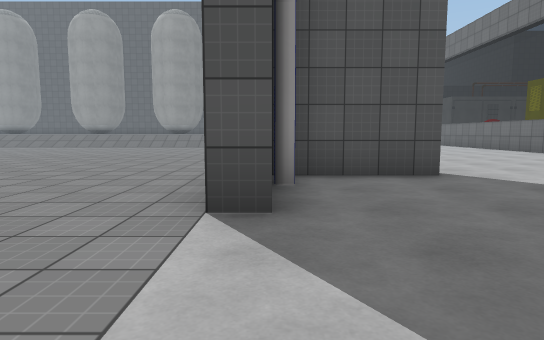
view 1 (above)

24 first-person views from a walk through a 3-D level made in the Unity game engine. The camera is 1.2 m above the floor, tilts 6° down and sees 75° across. The floor is counted in squares, 2 m on a side. Each view is taken from the middle of a square. On the plan, view 1 faces up. The plan holds only what a view shows up to about 10 squares ahead; the rest is blank. The place goes on beyond the plan. Door leaves are left out, so doorways stand open. Some surface patterns are stand-ins.

view 2
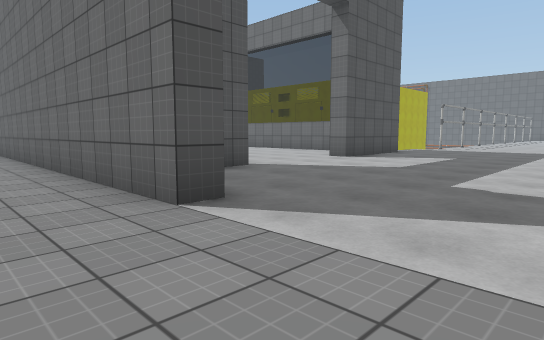

view 3
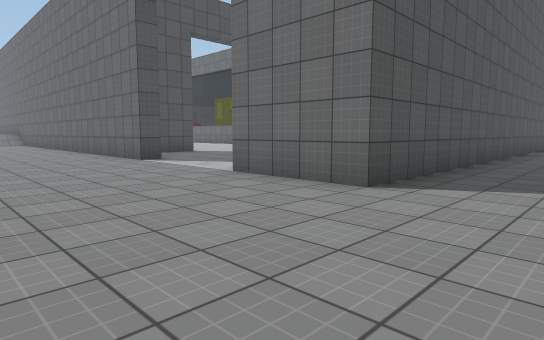

view 4
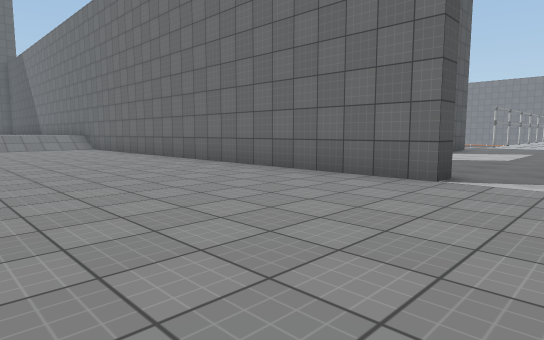

view 5
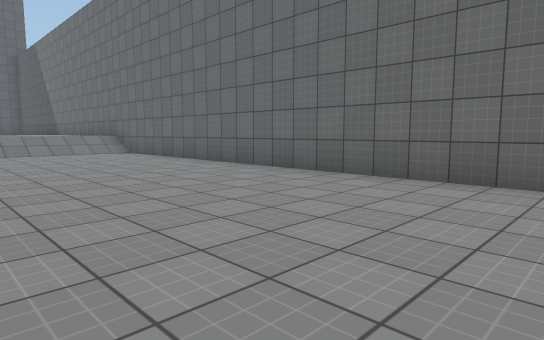

view 6
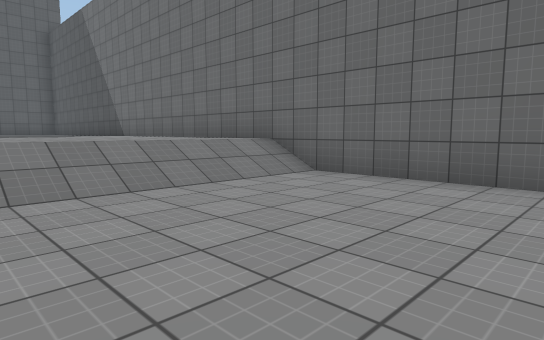

view 7
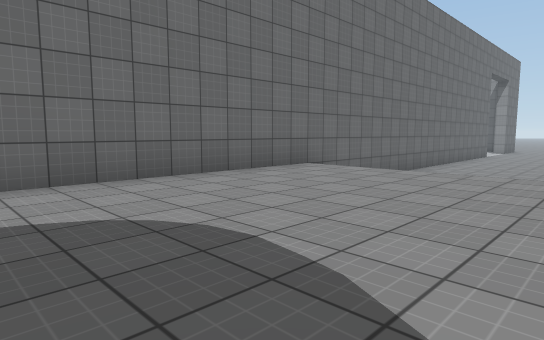

view 8
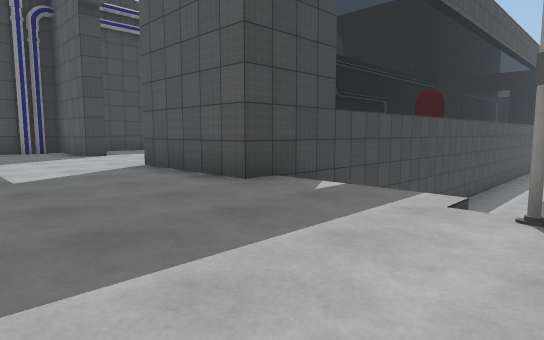

view 9
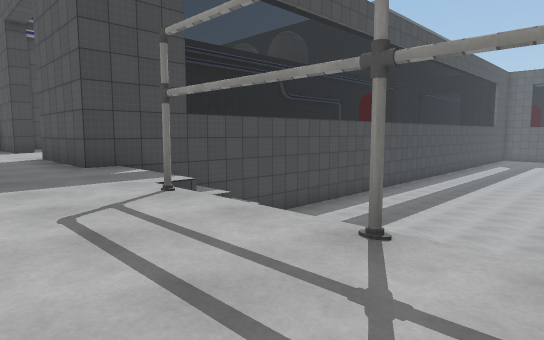

view 10
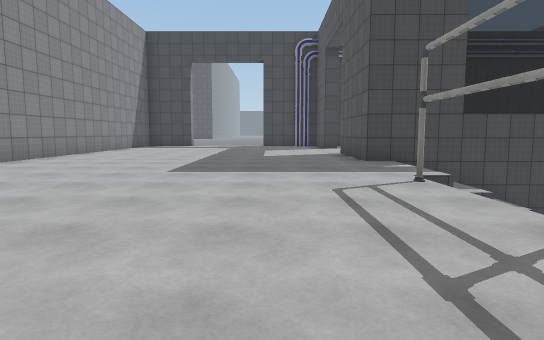

view 11
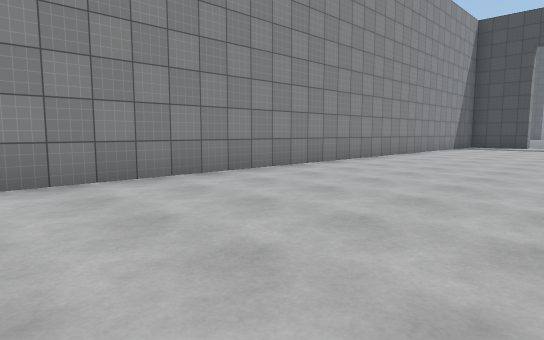

view 12
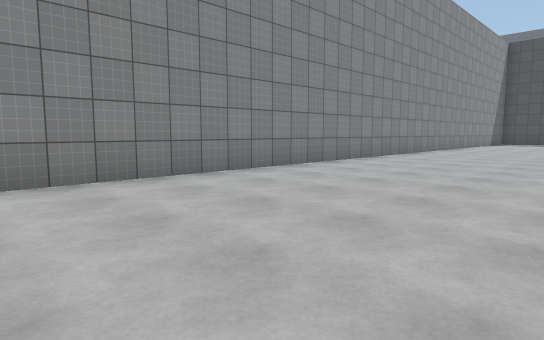

view 13
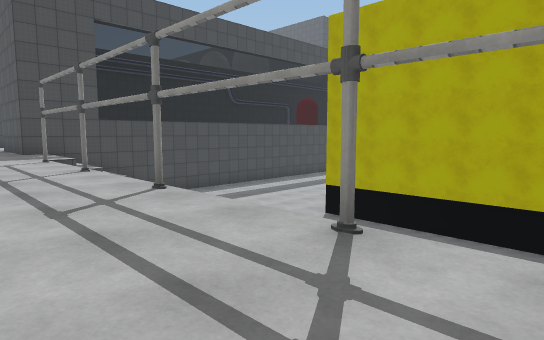

view 14
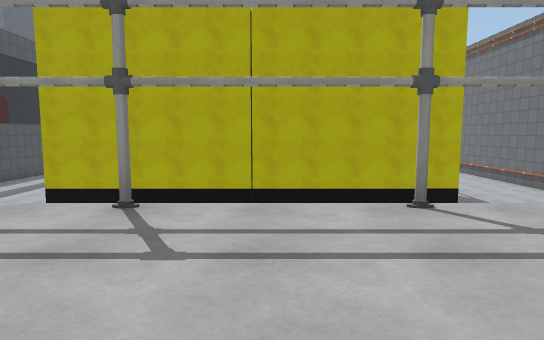

view 15
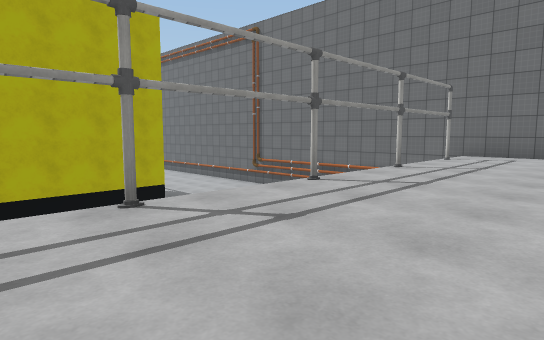

view 16
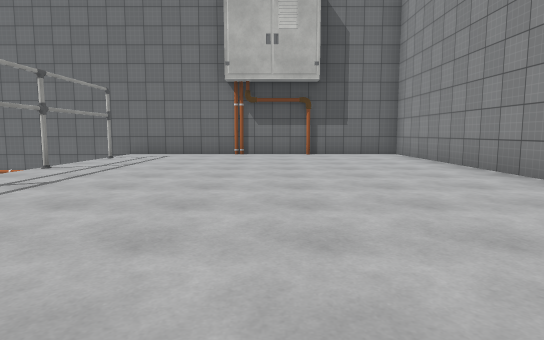

view 17
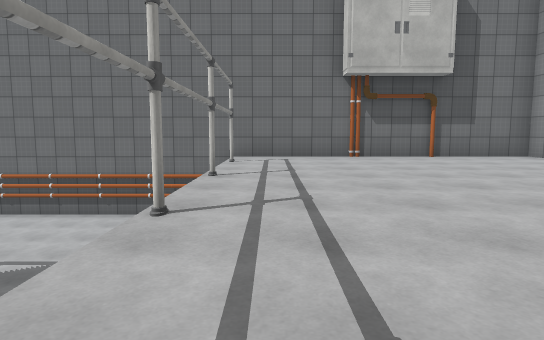

view 18
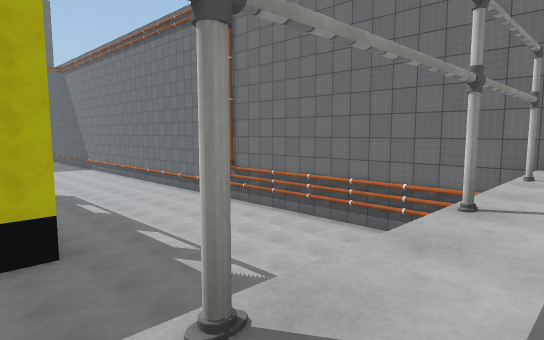

view 19
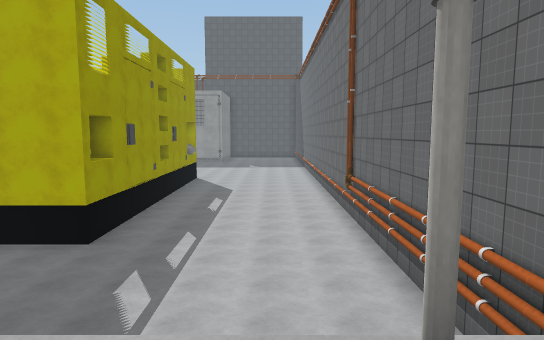

view 20
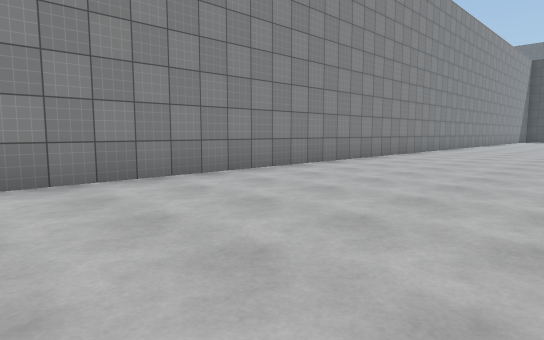

view 21
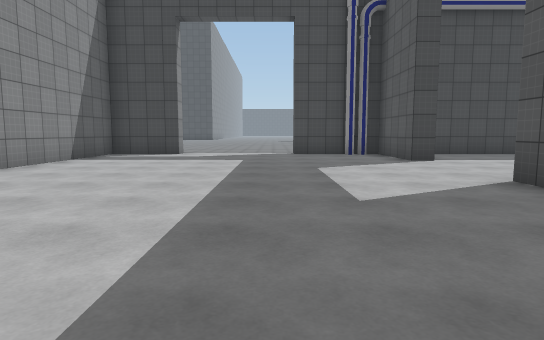

view 22
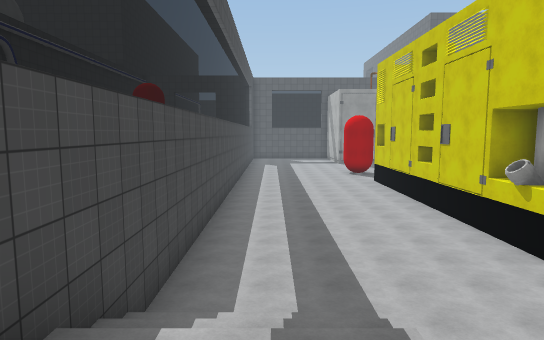

view 23
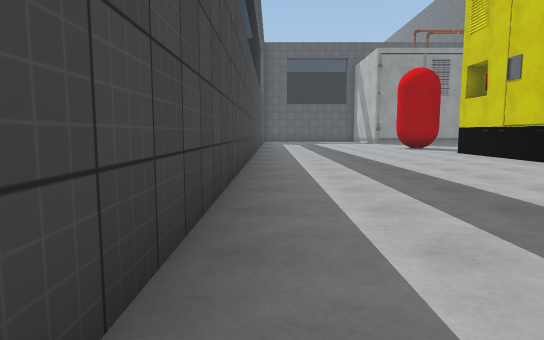

view 24
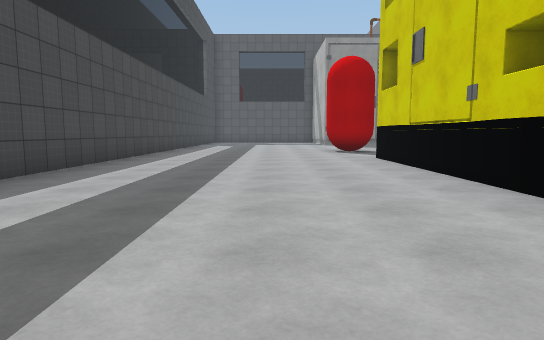

### Floor plan
Key: @ floor where view 1 was taken; # wall or solid block; . main floor; : floor 1 m higher than the main floor; - floor 3 m lower than the main floor; / step, stairs or slope; v drop or lower ground; T tank.
Columns run from 5 left of view 1 to 30 right of it. Each row starts with its distance up from view 1.
 22              #-------
 21 :::::#       #-------
 20 :::::#       #------#
 19 :::::#       #------#
 18 :::::#       #------#
 17 :::::#       #------#
 16  ::::#       #------#
 15 /////#       #------#
 14 .....#       #------#        #-----#
 13 .....#       #------#        #-----#
 12 .....#       #------##       #-----#
 11 .....#       #------T#########-----#
 10 .....#    ...#-----------   -------#
  9 .....#   ....#------        -------#
  8 .....#.  ... #///--         -------#
  7 .....#...... #///                  #
  6 .....#...... #///                  #
  5 .....###...###../#vvvvvvvvvvvvvvvvv#
  4 .....#.............................#
  3 .....#.............................#
  2 ...................................#
  1 ...................................#
  0   ...@.............................#
 -1  ....#.............................#
 -2  ....#.............................#
 -3  ....###############################
 -4  ...........
 -5  .....

Where each view was taken, in squares from view 1:
view 1: 0 up, 0 right, facing up
view 2: 0 up, 2 left, facing up-right
view 3: 5 down, 4 left, facing up-right
view 4: 1 up, 5 left, facing up-right
view 5: 4 up, 5 left, facing up-right
view 6: 11 up, 5 left, facing up-right
view 7: 21 up, 5 left, facing down-right
view 8: 2 up, 12 right, facing up-left
view 9: 3 up, 15 right, facing up-left
view 10: 3 up, 16 right, facing left
view 11: 2 up, 16 right, facing down-left
view 12: 2 up, 21 right, facing down-left
view 13: 3 up, 20 right, facing up-left
view 14: 2 up, 20 right, facing up
view 15: 2 up, 20 right, facing up-right
view 16: 1 up, 20 right, facing right
view 17: 4 up, 21 right, facing right
view 18: 4 up, 23 right, facing up-right
view 19: 4 up, 28 right, facing up
view 20: 2 up, 27 right, facing down-left
view 21: 2 up, 10 right, facing left
view 22: 5 up, 10 right, facing up
view 23: 10 up, 9 right, facing up
view 24: 12 up, 12 right, facing up
